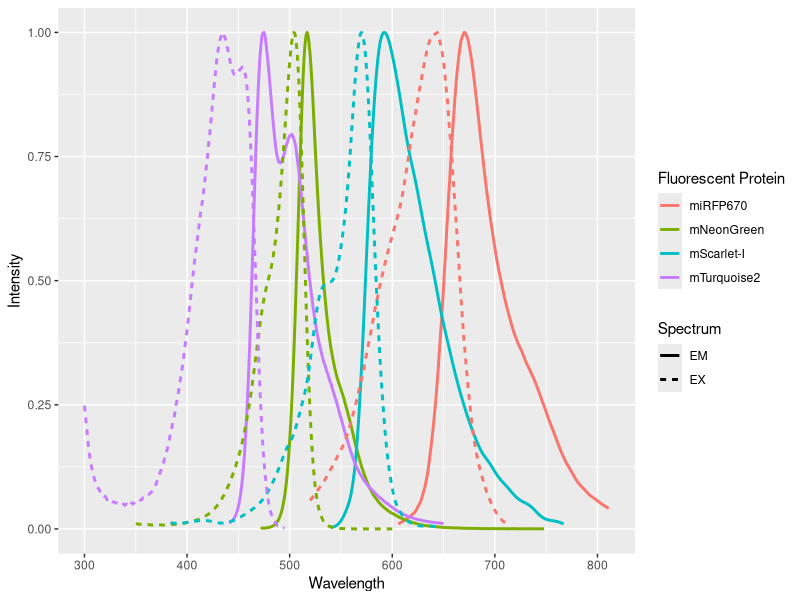
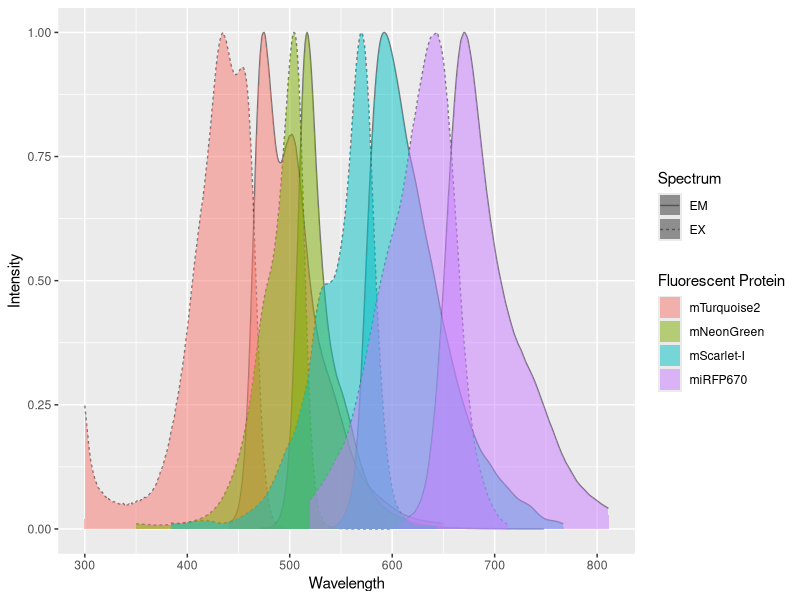
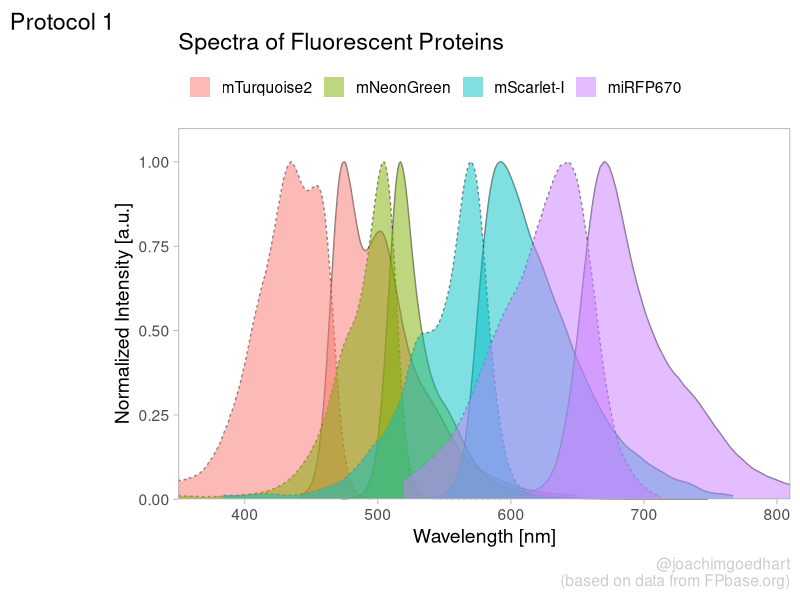
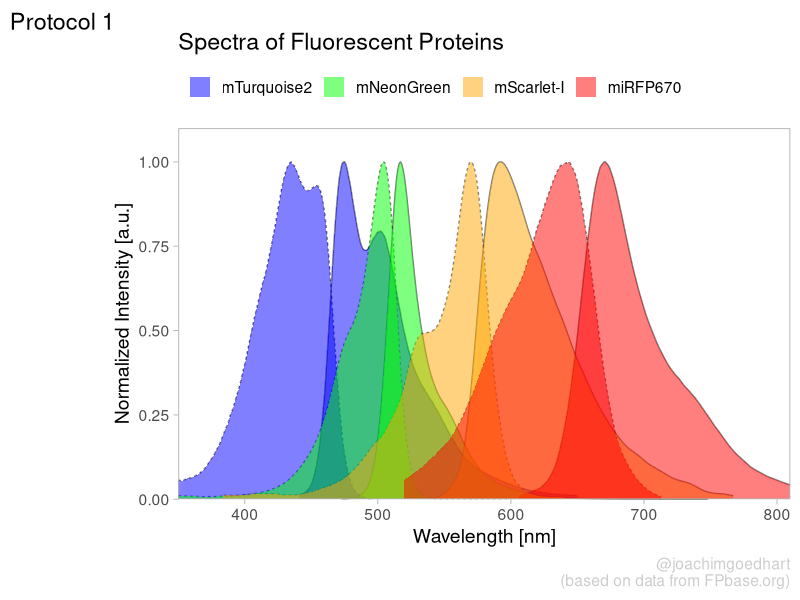
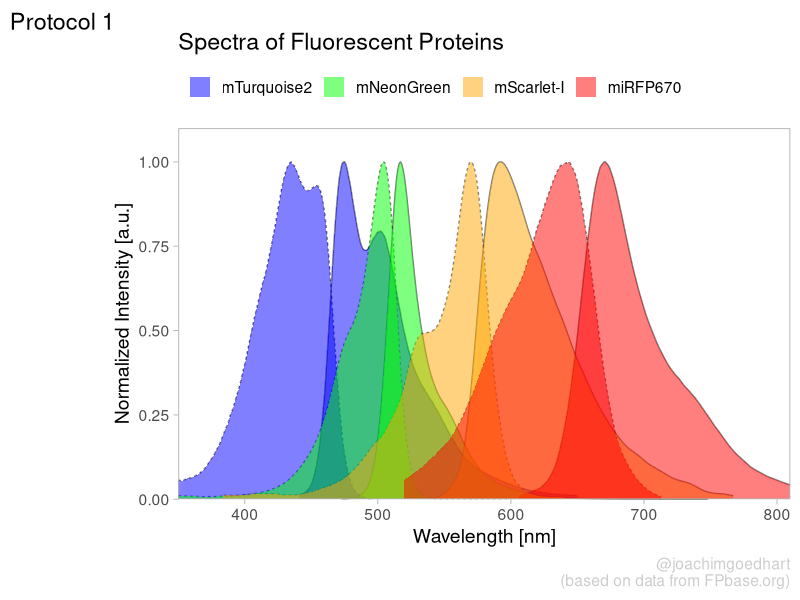

The R script that drew these images, in order:
## ---- chunk 1
library(tidyverse)
## ---- chunk 2
df_raw <- read_csv("data/FPbase_Spectra_4FPs.csv", show_col_types = FALSE)
## ---- chunk 3
glimpse(df_raw)
## ---- chunk 4
df_1 <-
  pivot_longer(
    df_raw,
    cols = -Wavelength,
    names_to = "Sample",
    values_to = "Intensity"
  )
## ---- chunk 5
df_1 <- df_1 %>% drop_na(Intensity)
## ---- chunk 6
df_1 <- df_1 %>%
  separate(Sample, c("Fluorescent Protein", "Spectrum"), sep = " ")
## ---- chunk 7
ggplot(
  data = df_1,
  aes(x = Wavelength, y = Intensity, color = `Fluorescent Protein`)
) +
  geom_line(aes(linetype = Spectrum), size = 1)
## ---- chunk 8
df_1 <- df_1 %>%
  mutate(`Fluorescent Protein` = forcats::fct_relevel(
    `Fluorescent Protein`,
    c("mTurquoise2", "mNeonGreen", "mScarlet-I", "miRFP670")
  ))
## ---- chunk 9
df_1 %>% write.csv("protocol_1.csv", row.names=FALSE)
## ---- chunk 10
p <-
  ggplot(
    data = df_1,
    aes(
      x = Wavelength, y = Intensity,
      fill = `Fluorescent Protein`
    )
  ) +
  geom_line(aes(linetype = Spectrum),
    size = 0.5, alpha = 0.5
  ) +
  geom_area(
    aes(linetype = Spectrum),
    color = NA,
    position = "identity",
    size = 1,
    alpha = 0.5
  )
## ---- chunk 11
p
## ---- chunk 12
p <-
  p + scale_y_continuous(expand = c(0, 0), limits = c(0, 1.1)) + 
  scale_x_continuous(expand = c(0,0), limits = c(350, 810))
## ---- chunk 13
p <-
  p + labs(
    title = "Spectra of Fluorescent Proteins",
    x = "Wavelength [nm]",
    y = "Normalized Intensity [a.u.]",
    caption = "@joachimgoedhart\n(based on data from FPbase.org)",
    tag = "Protocol 1"
  )
## ---- chunk 14
p <-
  #Set text size
  p + theme_light(base_size = 14) + theme(
    plot.caption = element_text(
      color = "grey80",
      hjust = 1
    ),
    #Remove grid
    panel.grid.major = element_blank(),
    panel.grid.minor = element_blank(),
    #Set position of legend
    legend.position = "top",
    legend.justification = "left"
    #Define the legend layout
  ) + guides(
    linetype = "none",
    fill = guide_legend(title = NULL, label.position = "right")
  )
## ---- chunk 15
p
## ---- chunk 16
custom_colors <- c("blue", "green", "orange", "red")
## ---- chunk 17
p <- p + scale_fill_manual(values = custom_colors)
## ---- chunk 18
p
## ---- chunk 19
png(file=paste0("Protocol_01.png"), width = 4000, height = 3000, units = "px", res = 400)
  p
dev.off()
